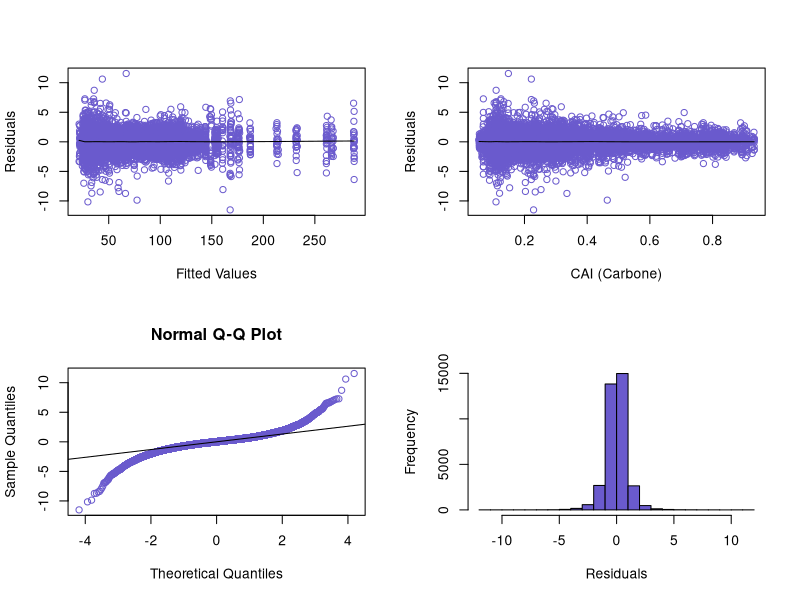
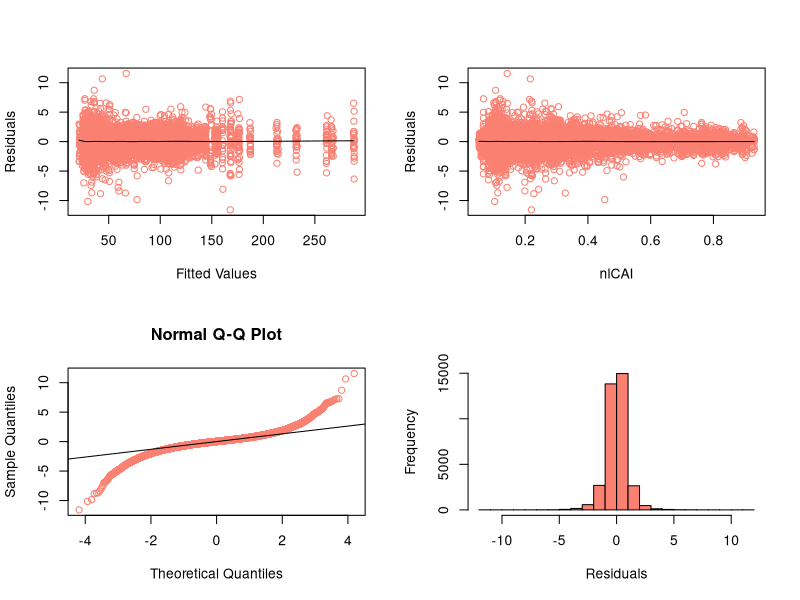
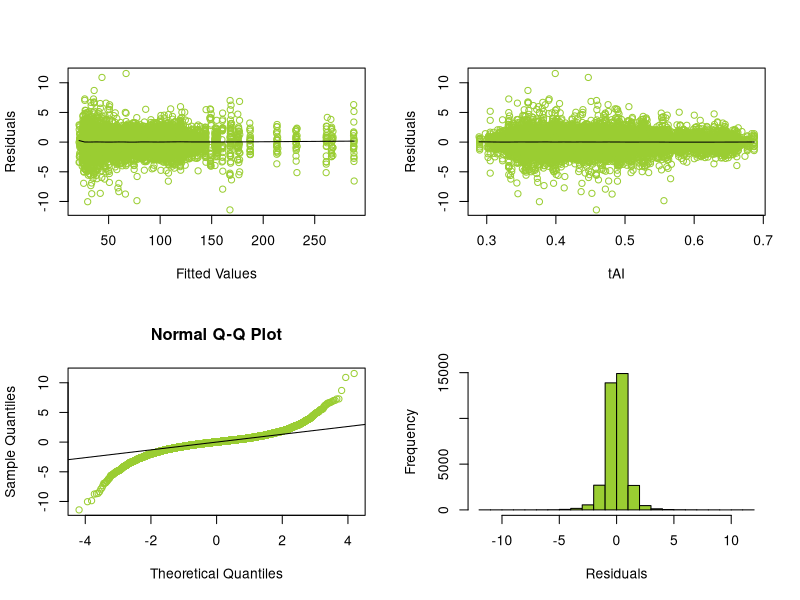
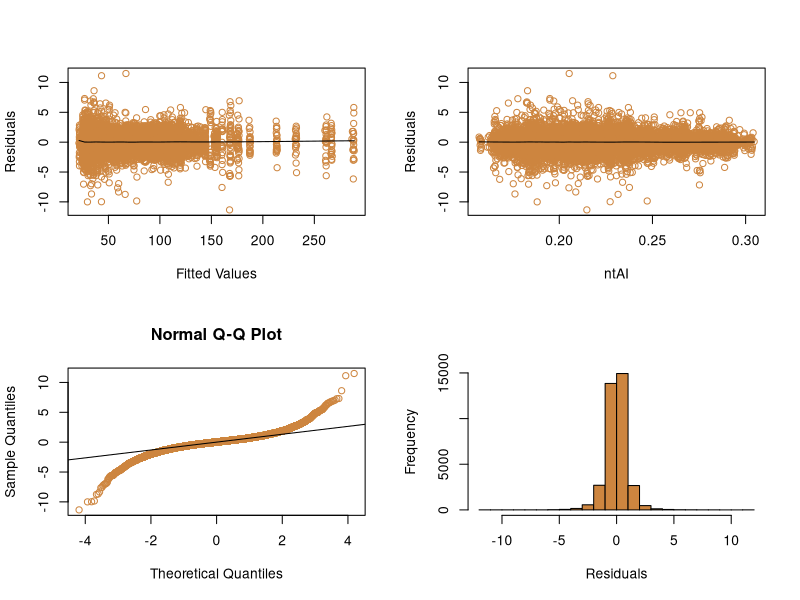
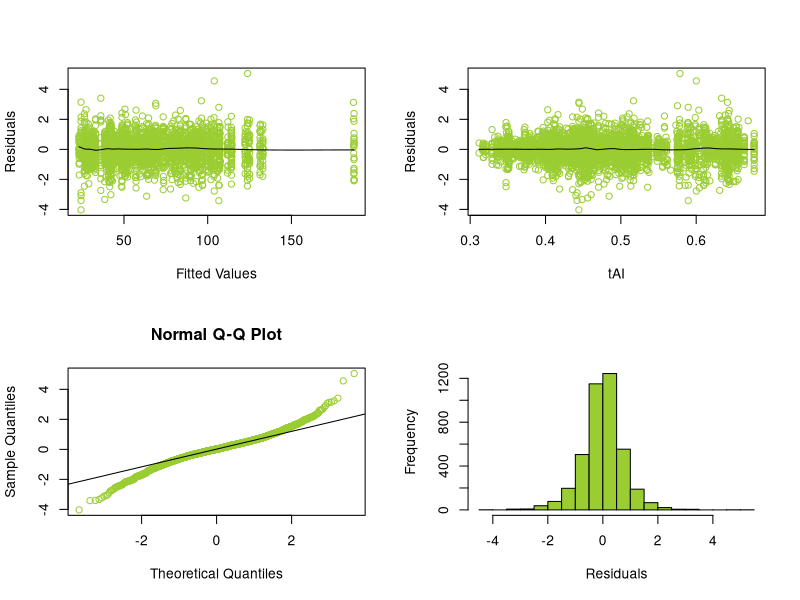
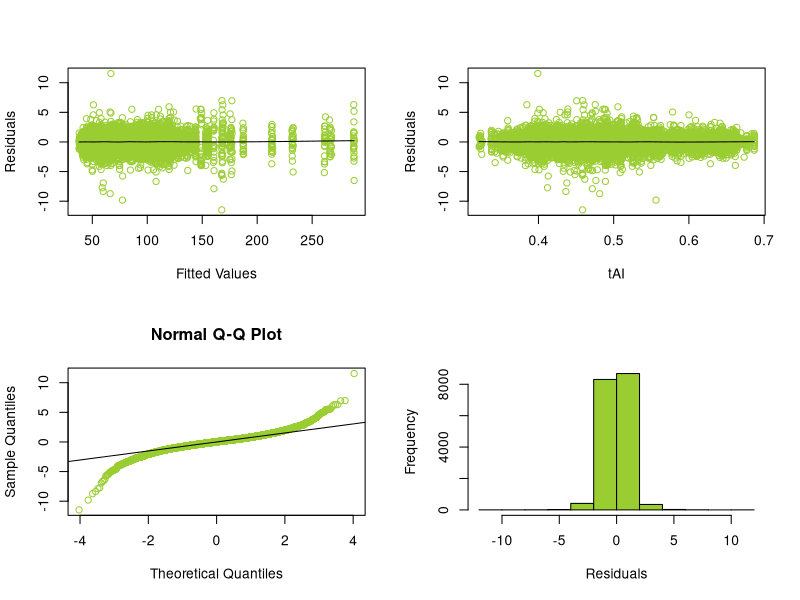
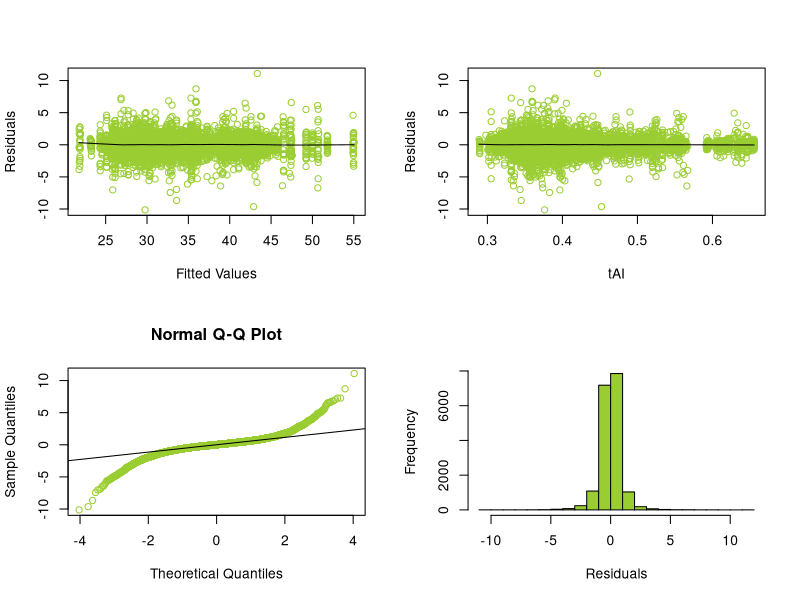
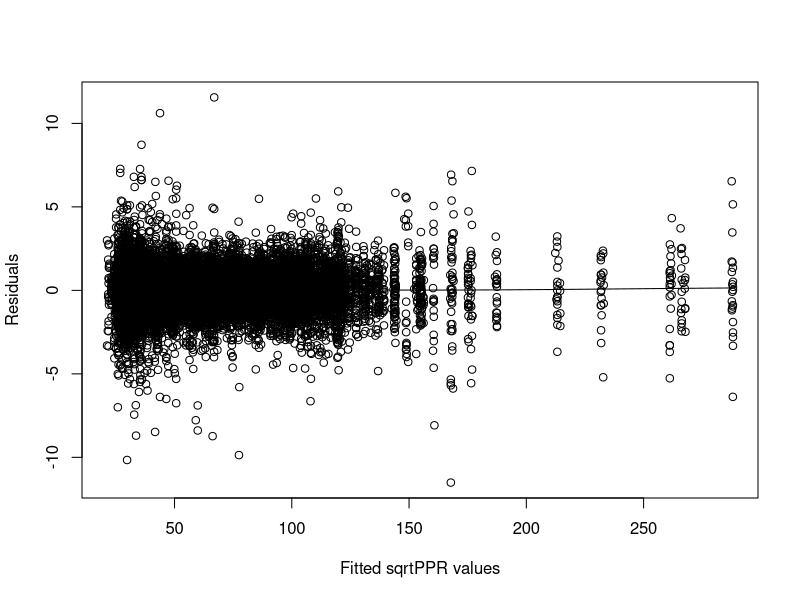

Write R code to recreate these figures, in order. (Note: a time limit stopped this script after it produced the figures.)
## ---- chunk 1
knitr::opts_chunk$set(echo = TRUE)
## ---- chunk 2
library(car)
library(lme4)
library(reshape2)
## ---- chunk 3
response <- read.csv('n_PPR_1620_d.csv')
dataset <- melt(response, id.vars = "gene", variable.name = "strain", value.name = "PPR")
dataset$sqrtPPR <- sqrt(dataset$PPR)
## ---- chunk 4
explanatory0 <- read.csv('CAI_Carbone_1620_YRC_diff_d.csv')
explanatory0 <- melt(explanatory0, id.vars = "gene", variable.name = "strain", value.name = "CAI")
dataset$CAI <- explanatory0$CAI
## ---- chunk 5
lmm1 <- lmer(sqrtPPR ~ CAI + (1+CAI|gene), data=dataset, REML = FALSE, control = lmerControl(optimizer="bobyqa", optCtrl=list(maxfun=1e5)))
summary(lmm1)
## ---- chunk 6
lmm2 <- lmer(sqrtPPR ~ (1+CAI|gene), data=dataset, REML = FALSE, control = lmerControl(optimizer="bobyqa", optCtrl=list(maxfun=1e5)))
cai1620<-anova(lmm1, lmm2)
cai1620
## ---- chunk 7
cai1620[2,8]
## ---- chunk 8
confint(lmm1, parm="CAI", level=0.95)
## ---- chunk 9
par(mfrow=c(2,2))
res = residuals(lmm1)

scatter.smooth(fitted(lmm1), res, col='slateblue', span=0.1, xlab='Fitted Values', ylab='Residuals')
tiff(file="cai_sqrtppr_res_fit.tiff", width = 12, height = 12, units = 'cm', res = 300)
scatter.smooth(fitted(lmm1), res, col='black', span=0.1, xlab='Fitted sqrtPPR values', ylab='Residuals')
dev.off()
scatter.smooth(dataset$CAI, res, col='slateblue', span=0.1, xlab='CAI (Carbone)', ylab='Residuals')
qqnorm(res, col='slateblue')
qqline(res)
hist(res, main='', xlab='Residuals', ylab='Frequency', col='slateblue')
## ---- chunk 10
explanatory1 <- read.csv('nlCAI_1620_YRC_diff_d.csv')
explanatory1 <- melt(explanatory1, id.vars = "gene", variable.name = "strain", value.name = "nlCAI")
dataset$nlCAI <- explanatory1$nlCAI
## ---- chunk 11
lmm3 <- lmer(sqrtPPR ~ nlCAI + (1+nlCAI|gene), data=dataset, REML = FALSE, control = lmerControl(optimizer="bobyqa", optCtrl=list(maxfun=1e5)))
summary(lmm3)
## ---- chunk 12
lmm4 <- lmer(sqrtPPR ~ (1+nlCAI|gene), data=dataset, REML = FALSE, control = lmerControl(optimizer="bobyqa", optCtrl=list(maxfun=1e5)))
nlcai1620<-anova(lmm3, lmm4)
nlcai1620
## ---- chunk 13
nlcai1620[2,8]
## ---- chunk 14
confint(lmm3, parm="nlCAI", level=0.95)
## ---- chunk 15
par(mfrow=c(2,2))
res = residuals(lmm3)

scatter.smooth(fitted(lmm3), res, col='salmon', span=0.1, xlab='Fitted Values', ylab='Residuals')
scatter.smooth(dataset$nlCAI, res, col='salmon', span=0.1, xlab='nlCAI', ylab='Residuals')
qqnorm(res, col='salmon')
qqline(res)
hist(res, main='', xlab='Residuals', ylab='Frequency', col='salmon')
## ---- chunk 16
explanatory2 <- read.csv('tAI_1620_YRC_diff_d.csv')
explanatory2 <- melt(explanatory2, id.vars = "gene", variable.name = "strain", value.name = "tAI")
dataset$tAI <- explanatory2$tAI
## ---- chunk 17
lmm5 <- lmer(sqrtPPR ~ tAI + (1+tAI|gene), data=dataset, REML = FALSE, control = lmerControl(optimizer="Nelder_Mead", optCtrl=list(maxfun=1e5)))
summary(lmm5)
## ---- chunk 18
lmm6 <- lmer(sqrtPPR ~ (1+tAI|gene), data=dataset, REML = FALSE, control = lmerControl(optimizer="bobyqa", optCtrl=list(maxfun=1e5)))
tai1620<-anova(lmm5, lmm6)
tai1620
## ---- chunk 19
tai1620[2,8]
## ---- chunk 20
confint(lmm5, parm="tAI", level=0.95)
## ---- chunk 21
par(mfrow=c(2,2))
res = residuals(lmm5)

scatter.smooth(fitted(lmm5), res, col='yellowgreen', span=0.1, xlab='Fitted Values', ylab='Residuals')
scatter.smooth(dataset$tAI, res, col='yellowgreen', span=0.1, xlab='tAI', ylab='Residuals')
qqnorm(res, col='yellowgreen')
qqline(res)
hist(res, main='', xlab='Residuals', ylab='Frequency', col='yellowgreen')
## ---- chunk 22
explanatory3 <- read.csv('ntAI_1620_YRC_diff_d.csv')
explanatory3 <- melt(explanatory3, id.vars = "gene", variable.name = "strain", value.name = "ntAI")
dataset$ntAI <- explanatory3$ntAI
## ---- chunk 23
lmm7 <- lmer(sqrtPPR ~ ntAI + (1+ntAI|gene), data=dataset, REML = FALSE, control = lmerControl(optimizer="bobyqa", optCtrl=list(maxfun=1e5)))
summary(lmm7)
## ---- chunk 24
lmm8 <- lmer(sqrtPPR ~ (1+ntAI|gene), data=dataset, REML = FALSE, control = lmerControl(optimizer="bobyqa", optCtrl=list(maxfun=1e5)))
ntai1620<-anova(lmm7, lmm8)
ntai1620
## ---- chunk 25
ntai1620[2,8]
## ---- chunk 26
confint(lmm7, parm="ntAI", level=0.95)
## ---- chunk 27
par(mfrow=c(2,2))
res = residuals(lmm7)

scatter.smooth(fitted(lmm7), res, col='peru', span=0.1, xlab='Fitted Values', ylab='Residuals')
scatter.smooth(dataset$ntAI, res, col='peru', span=0.1, xlab='ntAI', ylab='Residuals')
qqnorm(res, col='peru')
qqline(res)
hist(res, main='', xlab='Residuals', ylab='Frequency', col='peru')
rm(list=ls())
## ---- chunk 28
response <- read.csv('n_PPR_185_d.csv')
dataset <- melt(response, id.vars = "gene", variable.name = "strain", value.name = "PPR")
dataset$sqrtPPR <- sqrt(dataset$PPR)
## ---- chunk 29
explanatory0 <- read.csv('tAI_185_YRC_diff_d.csv')
explanatory0 <- melt(explanatory0, id.vars = "gene", variable.name = "strain", value.name = "tAI")
dataset$tAI <- explanatory0$tAI
## ---- chunk 30
lmm1 <- lmer(sqrtPPR ~ tAI + (1+tAI|gene), data=dataset, REML = FALSE, control = lmerControl(optimizer="bobyqa", optCtrl=list(maxfun=1e5)))
summary(lmm1)
## ---- chunk 31
lmm2 <- lmer(sqrtPPR ~ (1+tAI|gene), data=dataset, REML = FALSE, control = lmerControl(optimizer="bobyqa", optCtrl=list(maxfun=1e5)))
tai185<-anova(lmm1, lmm2)
tai185
## ---- chunk 32
tai185[2,8]
## ---- chunk 33
confint(lmm1, parm="tAI", level=0.95)
## ---- chunk 34
par(mfrow=c(2,2))
res = residuals(lmm1)

scatter.smooth(fitted(lmm1), res, col='yellowgreen', span=0.1, xlab='Fitted Values', ylab='Residuals')
scatter.smooth(dataset$tAI, res, col='yellowgreen', span=0.1, xlab='tAI', ylab='Residuals')
qqnorm(res, col='yellowgreen')
qqline(res)
hist(res, main='', xlab='Residuals', ylab='Frequency', col='yellowgreen')
## ---- chunk 35
response <- read.csv('n_PPR_810_highPA_d.csv')
dataset <- melt(response, id.vars = "gene", variable.name = "strain", value.name = "PPR")
dataset$sqrtPPR <- sqrt(dataset$PPR)
## ---- chunk 36
explanatory0 <- read.csv('tAI_810_highPA_YRC_diff_d.csv')
explanatory0 <- melt(explanatory0, id.vars = "gene", variable.name = "strain", value.name = "tAI")
dataset$tAI <- explanatory0$tAI
## ---- chunk 37
lmm3 <- lmer(sqrtPPR ~ tAI + (1+tAI|gene), data=dataset, REML = FALSE, control = lmerControl(optimizer="bobyqa", optCtrl=list(maxfun=1e5)))
summary(lmm3)
## ---- chunk 38
confint(lmm3, parm="tAI", level=0.95)
## ---- chunk 39
lmm4 <- lmer(sqrtPPR ~ (1+tAI|gene), data=dataset, REML = FALSE, control = lmerControl(optimizer="bobyqa", optCtrl=list(maxfun=1e5)))
tai_highpa<-anova(lmm3, lmm4)
tai_highpa
## ---- chunk 40
tai_highpa[2,8]
## ---- chunk 41
par(mfrow=c(2,2))
res = residuals(lmm3)

scatter.smooth(fitted(lmm3), res, col='yellowgreen', span=0.1, xlab='Fitted Values', ylab='Residuals')
scatter.smooth(dataset$tAI, res, col='yellowgreen', span=0.1, xlab='tAI', ylab='Residuals')
qqnorm(res, col='yellowgreen')
qqline(res)
hist(res, main='', xlab='Residuals', ylab='Frequency', col='yellowgreen')
## ---- chunk 42
response <- read.csv('n_PPR_810_lowPA_d.csv')
dataset <- melt(response, id.vars = "gene", variable.name = "strain", value.name = "PPR")
dataset$sqrtPPR <- sqrt(dataset$PPR)
## ---- chunk 43
explanatory0 <- read.csv('tAI_810_lowPA_YRC_diff_d.csv')
explanatory0 <- melt(explanatory0, id.vars = "gene", variable.name = "strain", value.name = "tAI")
dataset$tAI <- explanatory0$tAI
## ---- chunk 44
lmm5 <- lmer(sqrtPPR ~ tAI + (1+tAI|gene), data=dataset, REML = FALSE, control = lmerControl(optimizer="bobyqa", optCtrl=list(maxfun=1e5)))
summary(lmm5)
## ---- chunk 45
confint(lmm5, parm="tAI", level=0.95)
## ---- chunk 46
lmm6 <- lmer(sqrtPPR ~ (1+tAI|gene), data=dataset, REML = FALSE, control = lmerControl(optimizer="bobyqa", optCtrl=list(maxfun=1e5)))
tai_810low<-anova(lmm5, lmm6)
tai_810low
## ---- chunk 47
tai_810low[2,8]
## ---- chunk 48
par(mfrow=c(2,2))
res = residuals(lmm5)

scatter.smooth(fitted(lmm5), res, col='yellowgreen', span=0.1, xlab='Fitted Values', ylab='Residuals')
scatter.smooth(dataset$tAI, res, col='yellowgreen', span=0.1, xlab='tAI', ylab='Residuals')
qqnorm(res, col='yellowgreen')
qqline(res)
hist(res, main='', xlab='Residuals', ylab='Frequency', col='yellowgreen')
## ---- chunk 49
response <- read.csv('n_PPR_1620_d.csv')
dataset <- melt(response, id.vars = "gene", variable.name = "strain", value.name = "PPR")
dataset$sqrtPPR <- sqrt(dataset$PPR)
## ---- chunk 50
explanatory0 <- read.csv('tAI_1620_YRC_diff_d.csv')
explanatory0 <- melt(explanatory0, id.vars = "gene", variable.name = "strain", value.name = "tAI")
dataset$tAI <- explanatory0$tAI
## ---- chunk 51
explanatory1 <- read.csv('PA_medians_1620.csv')
explanatory1 <- melt(explanatory1, id.vars = "gene", variable.name = "strain", value.name = "medianPA")
dataset$medianPA = explanatory1$medianPA/10000
## ---- chunk 52
head(dataset)
## ---- chunk 53
lmm7 <- lmer(sqrtPPR ~ tAI + (1+tAI|medianPA), data=dataset, REML = FALSE, control = lmerControl(optimizer="Nelder_Mead", optCtrl=list(maxfun=1e5)))
summary(lmm7)
## ---- chunk 54
lmm8 <- lmer(sqrtPPR ~ (1+tAI|medianPA), data=dataset, REML = FALSE, control = lmerControl(optimizer="bobyqa", optCtrl=list(maxfun=1e5)))
tai1620mpa<-anova(lmm7, lmm8)
tai1620mpa
## ---- chunk 55
tai1620mpa[2,8]
## ---- chunk 56
confint(lmm7, parm="tAI", level=0.95)
## ---- chunk 57
par(mfrow=c(2,2))
res = residuals(lmm7)

scatter.smooth(fitted(lmm7), res, col='yellowgreen', span=0.1, xlab='Fitted Values', ylab='Residuals')
scatter.smooth(dataset$tAI, res, col='yellowgreen', span=0.1, xlab='tAI', ylab='Residuals')
qqnorm(res, col='yellowgreen')
qqline(res)
hist(res, main='', xlab='Residuals', ylab='Frequency', col='yellowgreen')
